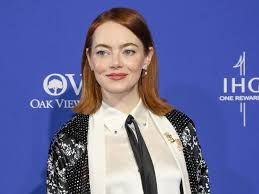
#> input picture week_4/img/emma.jpeg, 259 x 194 px
$ jupyter execute practice-2.ipynb
#> lines starting #> are read from the running program, lines starting #| are printed output that depends on the picture
[cell 1]
#Prewitt Edge Detection

import cv2
import numpy as np

# Load the image
image = cv2.imread('img/emma.jpeg', cv2.IMREAD_GRAYSCALE)
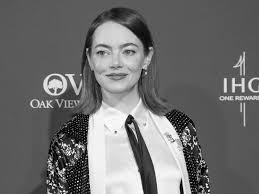
#> image: shape (194, 259); min 0, max 255, mean 111

# Resize images
image = cv2.resize(image, (500,400))
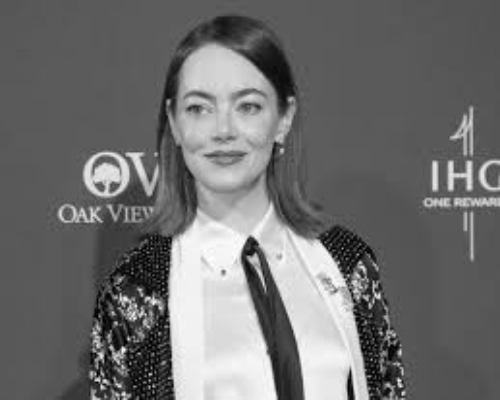
#> image: shape (400, 500); min 0, max 255, mean 110.9

# Define Prewitt kernels
kernel_x = np.array([[-1, -1, -1],
                     [0, 0, 0],
                     [1, 1, 1]])

kernel_y = np.array([[-1, 0, 1],
                     [-1, 0, 1],
                     [-1, 0, 1]])

#Apply Prewitt edge detection
prewitt_x = cv2.filter2D(image, -1, kernel_x)
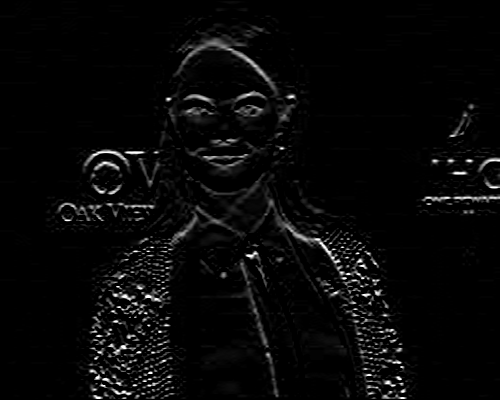
#> prewitt_x: shape (400, 500); min 0, max 255, mean 8
prewitt_y = cv2.filter2D(image, -1, kernel_y)
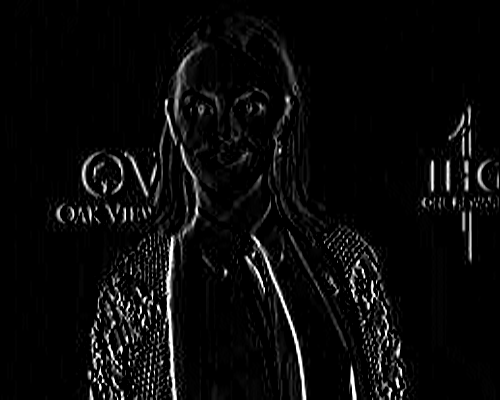
#> prewitt_y: shape (400, 500); min 0, max 255, mean 10.7

# Compute magnitude of gradients manually
prewitt_combined = np.sqrt(np.square(prewitt_x) + np.square(prewitt_y))
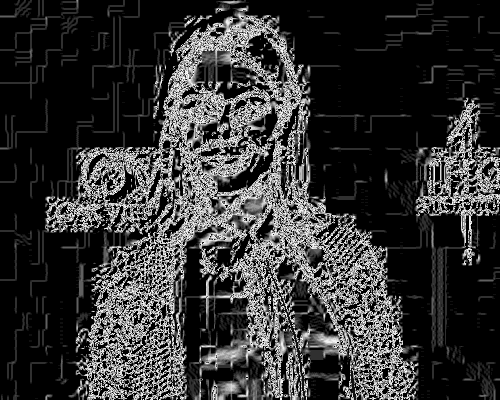
#> prewitt_combined: shape (400, 500) float16; min 0, max 15.91, mean 3.27; drawn with min black and max white

#Display the original image and the Prewitt edges
cv2.imshow('Original', image)
cv2.imshow('Prewitt Edges', np.uint8(prewitt_combined))

#Wait for a key press and close all windows
cv2.waitKey(0)
cv2.destroyAllWindows()

$ run again, with week_4/img/snoop.jpeg copied over week_4/img/emma.jpeg
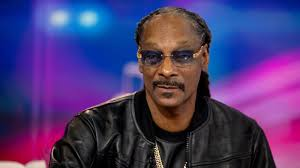
#> input picture week_4/img/snoop.jpeg, 300 x 168 px
#> `prewitt_y = cv2.filter2D(image, -1, kernel_y)`:
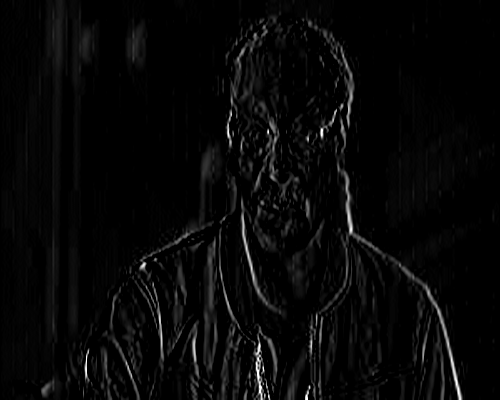
#> prewitt_y: shape (400, 500); min 0, max 255, mean 7.6
#> `prewitt_combined = np.sqrt(np.square(prewitt_x) + np.square(prewitt_y))`:
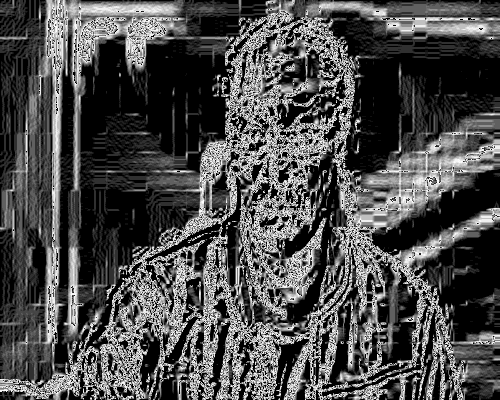
#> prewitt_combined: shape (400, 500) float16; min 0, max 15.91, mean 4.77; drawn with min black and max white
